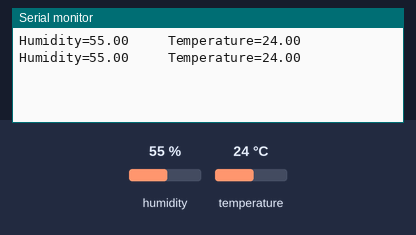
This sketch was run on a simulated Arduino Uno, built with avr-gcc and run on an emulated ATmega328P. Shown: the last lines printed to the serial monitor. The test bench sets the inputs (shaded band); at power-on: humidity 55 %, temperature 24 °C.

Above: at 3.8 s.
3.9 s: humidity set to 22 %
At 7.4 s:
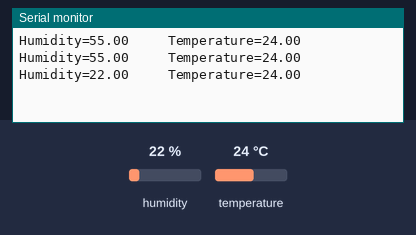
7.8 s: temperature set to 12 °C
At 10.6 s:
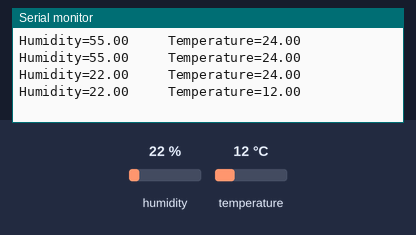
11.7 s: humidity set to 40 %
At 12.6 s:
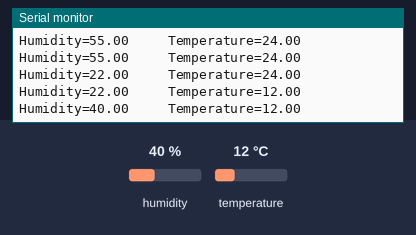
Timing chart, 0 to 14.7 s (numbered marks = the images above; inputs shaded):
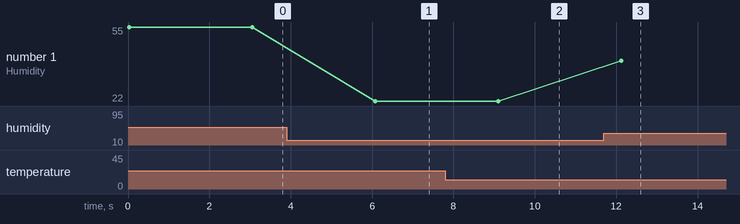

Measured:
- after the input at 3.9 s, the serial monitor: prints a new line after 2.2 s (image 1)
- after the input at 7.8 s, the serial monitor: prints a new line after 1.3 s (image 2)
- after the input at 11.7 s, the serial monitor: prints a new line after 0.43 s (image 3)
- plotted number 1: 55 → 22 after the input at 3.9 s, 22 → 40 after the input at 11.7 s

The sketch:

dhtsensor.ino
```cpp
// 시리얼모니터로 온도 습도 출력

#include "DHT.h"
#define DHTPIN 0
#define DHTTYPE DHT11

DHT dht(DHTPIN,DHTTYPE);

float humidityData;
float temperatureData;

void setup()
{
 Serial.begin(115200);
 delay(10);
 dht.begin();

}
void loop()
{
  humidityData = dht.readHumidity();
  temperatureData = dht.readTemperature();
    Serial.print("Humidity=");
    Serial.print(humidityData);
    Serial.print("     Temperature=");
    Serial.println(temperatureData);
  delay(3000); // interval
 }
```
